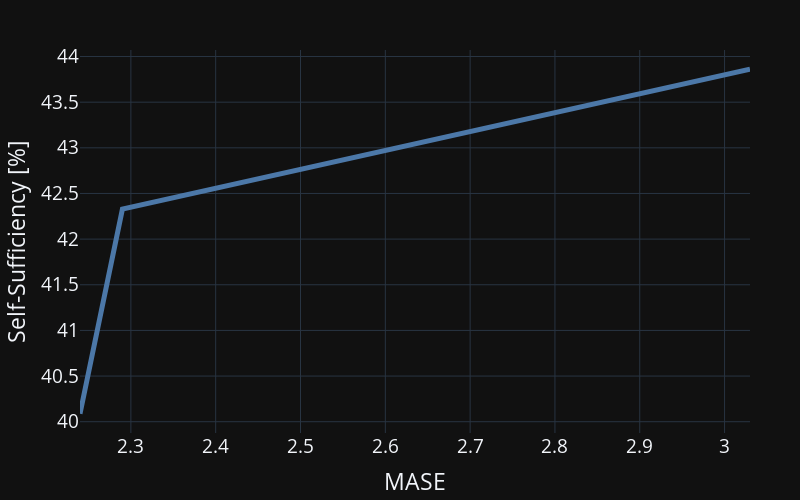

The code cell stored with this chart in its notebook:
### Code cell
# Draw relation between value and quality
fig = px.line(metrics, x='MASE', y='ssuff_%',
              line_group='algo', color='algo')
fig.update_layout(
    layout,
    height=500,
    width=800,
    showlegend=False,
    yaxis={'title': 'Self-Sufficiency [%]'})
fig.update_xaxes({'title': 'MASE'})
fig.update_traces({'line': {'width' : 5}})
fig.show()

### Figure 1 — Plotly figure (JSON) as saved in the notebook; plotly's stock layout.template omitted (floating-point values rounded to 4 significant figures)
{"data": [{"hovertemplate": "algo=ma<br>MASE=%{x}<br>ssuff_%=%{y}<extra></extra>", "legendgroup": "ma", "line": {"color": "#4C78A8", "dash": "solid", "width": 5}, "mode": "lines", "name": "ma", "orientation": "v", "showlegend": true, "type": "scatter", "x": [2.24, 2.29, 3.03], "xaxis": "x", "y": [40.09, 42.33, 43.86], "yaxis": "y"}], "layout": {"font": {"size": 19}, "height": 500, "legend": {"title": {"text": "algo"}, "tracegroupgap": 0}, "margin": {"b": 10, "l": 20, "r": 50, "t": 50}, "showlegend": false, "width": 800, "xaxis": {"anchor": "y", "autorange": true, "domain": [0, 1], "range": [2.24, 3.03], "title": {"text": "MASE"}, "type": "linear", "zerolinecolor": "white", "zerolinewidth": 2}, "yaxis": {"anchor": "x", "autorange": true, "domain": [0, 1], "range": [39.88, 44.07], "title": {"text": "Self-Sufficiency [%]"}, "type": "linear", "zerolinecolor": "white", "zerolinewidth": 2}}}
